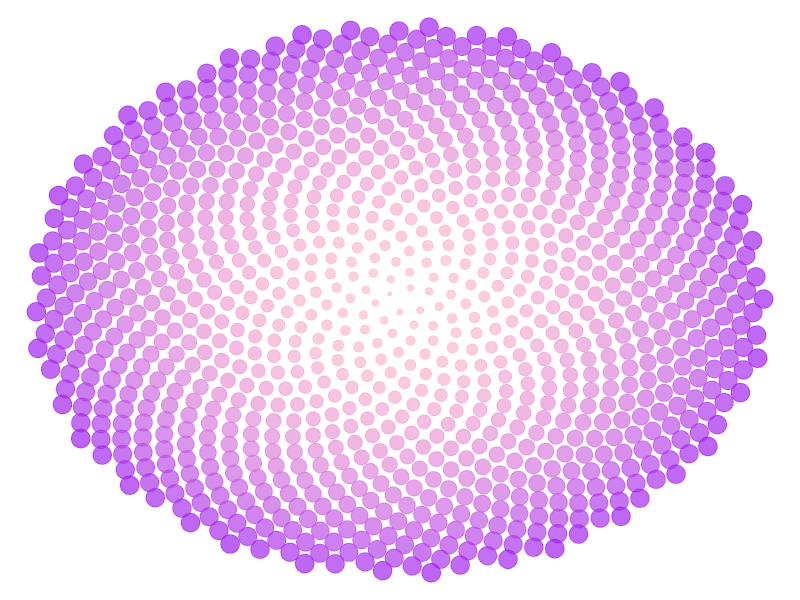

Generate this figure with R:
rm(list=ls())
#dev.off(dev.list()["RStudioGD"])
library(ggplot2)
points =1000
g_angle = pi * (3-sqrt(5))
angle=(1:points)*g_angle
radius = sqrt(1:points)
phyllotaxis= data.frame(n=1:points, angle, radius)

phyllotaxis$x = phyllotaxis$radius * cos(phyllotaxis$angle)
phyllotaxis$y = phyllotaxis$radius * sin(phyllotaxis$angle)
phyllotaxis$color = phyllotaxis$n
phyllotaxis$size = sqrt(phyllotaxis$n)/15

phyllotaxis_image = ggplot(phyllotaxis, aes(x=x, y=y))+geom_point(aes(color = color, size=size), alpha = 0.7)+scale_color_gradient(low="pink", high="purple")+theme_void()+theme(legend.position = "none")

print(phyllotaxis_image)
